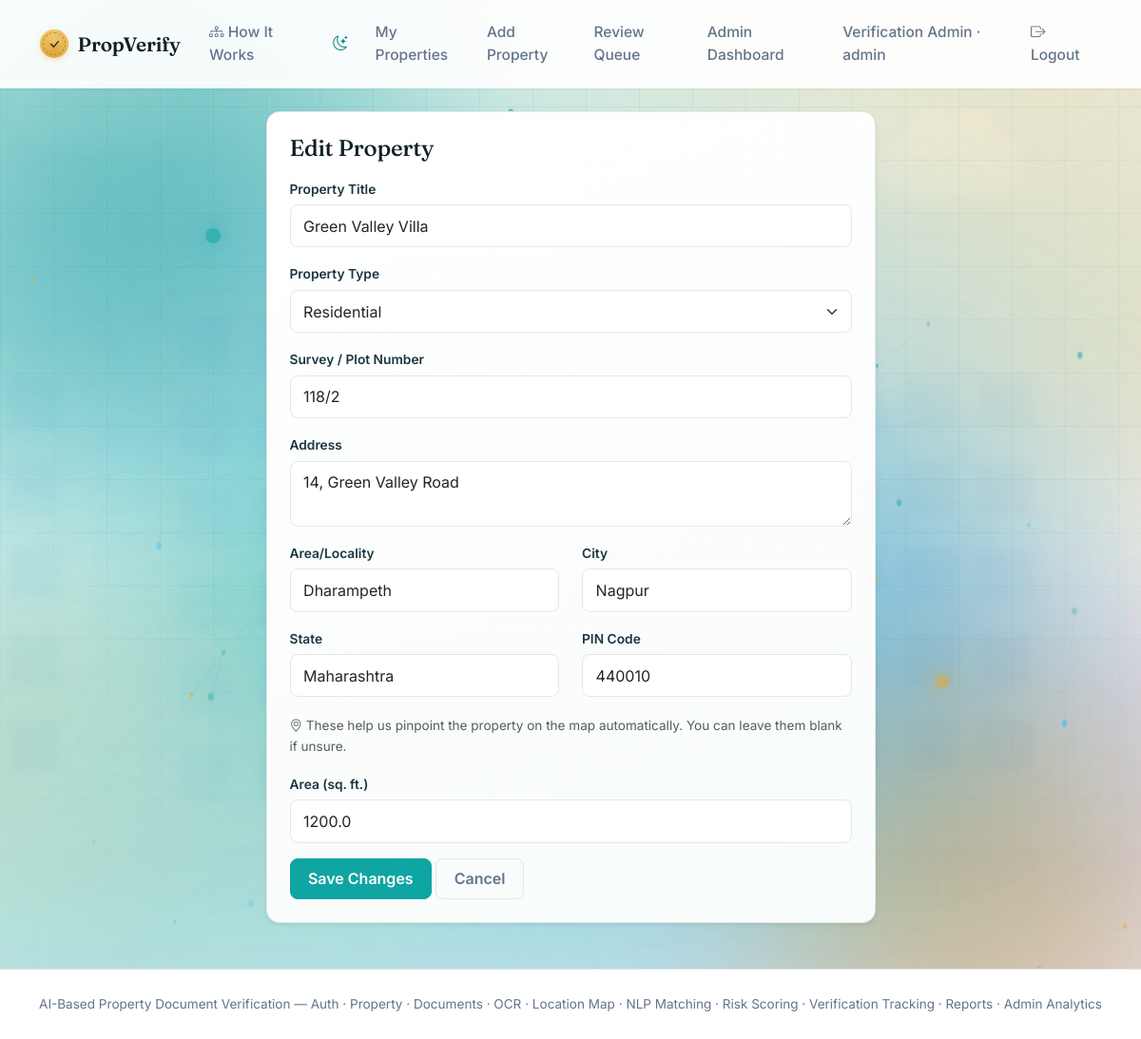
The app's page /properties/1/edit (signed in) with its own data.
### models.py (models this page shows, shortened)
class User(UserMixin, db.Model):
    __tablename__ = "users"
    id = db.Column(db.Integer, primary_key=True)
    full_name = db.Column(db.String(120), nullable=False)
    email = db.Column(db.String(120), unique=True, nullable=False, index=True)
    password_hash = db.Column(db.String(255), nullable=False)
    role = db.Column(db.String(20), nullable=False, default="user")  # 'user' | 'admin'
    created_at = db.Column(db.DateTime, default=datetime.utcnow)
    properties = db.relationship("Property", backref="owner", lazy=True, cascade="all, delete-orphan")
    @property
    def is_admin(self):
        return self.role == "admin"

class Property(db.Model):
    __tablename__ = "properties"
    STATUS_CHOICES = ["Pending", "In Review", "Verified", "Rejected"]
    id = db.Column(db.Integer, primary_key=True)
    owner_id = db.Column(db.Integer, db.ForeignKey("users.id"), nullable=False)
    title = db.Column(db.String(150), nullable=False)
    property_type = db.Column(db.String(50), nullable=False)  # Residential/Commercial/Agricultural/Other
    survey_number = db.Column(db.String(80))
    address = db.Column(db.String(300), nullable=False)
    area_sq_ft = db.Column(db.Float)
    locality = db.Column(db.String(120))
    city = db.Column(db.String(80))
    state = db.Column(db.String(80))
    pincode = db.Column(db.String(20))
    latitude = db.Column(db.Float)
    longitude = db.Column(db.Float)
    overall_status = db.Column(db.String(20), nullable=False, default="Pending")
    created_at = db.Column(db.DateTime, default=datetime.utcnow)
    updated_at = db.Column(db.DateTime, default=datetime.utcnow, onupdate=datetime.utcnow)
    documents = db.relationship("Document", backref="property", lazy=True, cascade="all, delete-orphan")
    photos = db.relationship(
        "PropertyPhoto",
        backref="property",
        lazy=True,
        cascade="all, delete-orphan",
        order_by="PropertyPhoto.sort_order",
    )
    analyses = db.relationship(
        "AnalysisResult",
        backref="property",
        lazy=True,
        cascade="all, delete-orphan",
        order_by="AnalysisResult.created_at",
    )
    verification_records = db.relationship(
        "VerificationRecord",
        backref="property",
        lazy=True,
        cascade="all, delete-orphan",
        order_by="VerificationRecord.created_at",
    )

### routes/property_routes.py (the view, shortened to what this page needs)
@property_bp.route("/<int:property_id>/edit", methods=["GET", "POST"])
@login_required
def edit_property(property_id):
    prop = _get_owned_or_admin(property_id)
    return render_template("property/form.html", property=prop)

### routes/property_routes.py (called while the page is built)
def _get_owned_or_admin(property_id):
    prop = Property.query.get_or_404(property_id)
    if not current_user.is_admin and prop.owner_id != current_user.id:
        abort(403)
    return prop

### templates/property/form.html (shortened to what this page needs)
{% extends "base.html" %}
{% block content %}
<div class="row justify-content-center">
  <div class="col-md-7">
    <div class="card shadow-sm">
      <div class="card-body p-4">
        <h4 class="mb-3">{{ 'Edit Property' if property else 'Add New Property' }}</h4>
        <form method="POST">
          <div class="mb-3">
            <label class="form-label">Property Title</label>
            <input type="text" name="title" class="form-control" required
                   value="{{ property.title if property else '' }}">
          </div>
          <div class="mb-3">
            <label class="form-label">Property Type</label>
            <select name="property_type" class="form-select" required>
              {% for t in ['Residential', 'Commercial', 'Agricultural', 'Other'] %}
                <option value="{{ t }}" {% if property and property.property_type == t %}selected{% endif %}>{{ t }}</option>
              {% endfor %}
            </select>
          </div>
          <div class="mb-3">
            <label class="form-label">Survey / Plot Number</label>
            <input type="text" name="survey_number" class="form-control"
                   value="{{ property.survey_number if property else '' }}">
          </div>
          <div class="mb-3">
            <label class="form-label">Address</label>
            <textarea name="address" class="form-control" rows="2" required>{{ property.address if property else '' }}</textarea>
          </div>
          <div class="row">
            <div class="col-md-6 mb-3">
              <label class="form-label">Area/Locality</label>
              <input type="text" name="locality" class="form-control"
                     value="{{ property.locality if property else '' }}">
            </div>
            <div class="col-md-6 mb-3">
              <label class="form-label">City</label>
              <input type="text" name="city" class="form-control"
                     value="{{ property.city if property else '' }}">
            </div>
            <div class="col-md-6 mb-3">
              <label class="form-label">State</label>
              <input type="text" name="state" class="form-control"
                     value="{{ property.state if property else '' }}">
            </div>
            <div class="col-md-6 mb-3">
              <label class="form-label">PIN Code</label>
              <input type="text" name="pincode" class="form-control"
                     value="{{ property.pincode if property else '' }}">
            </div>
          </div>
          <p class="form-text mt-n2 mb-3">
            <i class="bi bi-geo-alt"></i> These help us pinpoint the property on the map automatically. You can leave them blank if unsure.
          </p>
          <div class="mb-3">
            <label class="form-label">Area (sq. ft.)</label>
            <input type="number" step="0.01" name="area_sq_ft" class="form-control"
                   value="{{ property.area_sq_ft if property else '' }}">
          </div>
          <button type="submit" class="btn btn-primary">{{ 'Save Changes' if property else 'Add Property' }}</button>
          <a href="{{ url_for('property.list_properties') }}" class="btn btn-outline-secondary">Cancel</a>
        </form>
      </div>
    </div>
  </div>
</div>
{% endblock %}

### templates/base.html (shortened to what this page needs)
<!DOCTYPE html>
<html lang="en">
<head>
<link href="https://cdn.jsdelivr.net/npm/bootstrap@5.3.3/dist/css/bootstrap.min.css" rel="stylesheet">
<link href="https://cdn.jsdelivr.net/npm/bootstrap-icons@1.11.3/font/bootstrap-icons.css" rel="stylesheet">
<link href="{{ url_for('static', filename='css/style.css') }}" rel="stylesheet">
</head>
<body class="{% if request.args.get('splash') == '1' %}splash-active{% endif %}">
<div class="site-backdrop" aria-hidden="true">
  <div class="backdrop-aurora aurora-1"></div>
  <div class="backdrop-aurora aurora-2"></div>
  <span class="blob blob-teal"></span>
  <span class="blob blob-gold"></span>
  <span class="blob blob-slate"></span>
  <div class="ambient-floating-particles">
    <div class="particle-orb orb-1"></div>
    <div class="particle-orb orb-2"></div>
    <div class="particle-orb orb-3"></div>
  </div>
</div>
<nav class="navbar navbar-expand-lg navbar-light">
  <div class="container">
    <a class="navbar-brand" href="{{ url_for('index') }}">
      <span class="seal seal-sm"><i class="bi bi-check-lg"></i></span> PropVerify
    </a>
    <div class="collapse navbar-collapse" id="navMenu">
      <ul class="navbar-nav ms-auto align-items-lg-center">
        <li class="nav-item"><a class="nav-link" href="{{ url_for('how_it_works') }}"><i class="bi bi-diagram-3"></i> How It Works</a></li>
        <li class="nav-item">
          <button type="button" class="nav-link theme-toggle" id="themeToggleBtn" title="Toggle dark mode" aria-label="Toggle dark mode">
            <i class="bi bi-moon-stars"></i>
          </button>
        </li>
        {% if current_user.is_authenticated %}
          <li class="nav-item"><a class="nav-link" href="{{ url_for('property.list_properties') }}">My Properties</a></li>
          <li class="nav-item"><a class="nav-link" href="{{ url_for('property.new_property') }}">Add Property</a></li>
          {% if current_user.is_admin %}
            <li class="nav-item"><a class="nav-link" href="{{ url_for('analysis.review_queue') }}">Review Queue</a></li>
            <li class="nav-item"><a class="nav-link" href="{{ url_for('admin.dashboard') }}">Admin Dashboard</a></li>
          {% endif %}
          <li class="nav-item"><span class="nav-link text-muted">{{ current_user.full_name }} &middot; {{ current_user.role }}</span></li>
          <li class="nav-item"><a class="nav-link" href="{{ url_for('auth.logout') }}"><i class="bi bi-box-arrow-right"></i> Logout</a></li>
        {% else %}
          <li class="nav-item"><a class="nav-link" href="{{ url_for('auth.login') }}">Login</a></li>
          <li class="nav-item">
            <a class="btn btn-primary btn-sm ms-lg-2" href="{{ url_for('auth.register') }}">Register</a>
          </li>
        {% endif %}
      </ul>
    </div>
  </div>
</nav>
<div class="container mt-4 mb-5">
  {% block content %}{% endblock %}
</div>
<footer class="text-center text-muted py-4 border-top">
  <small>AI-Based Property Document Verification &mdash; Auth &middot; Property &middot; Documents &middot; OCR &middot; Location Map &middot; NLP Matching &middot; Risk Scoring &middot; Verification Tracking &middot; Reports &middot; Admin Analytics</small>
</footer>
</body>
</html>

### records on screen
User: full_name "Verification Admin", role "admin"
Property: title "Green Valley Villa", property_type "Residential", survey_number "118/2", address "14, Green Valley Road", locality "Dharampeth", city "Nagpur", state "Maharashtra", pincode "440010", area_sq_ft "1200.0"

### other values on screen
{{ 'Edit Property' if property else 'Add New Property' }} "Edit Property"
{{ 'Save Changes' if property else 'Add Property' }} "Save Changes"
